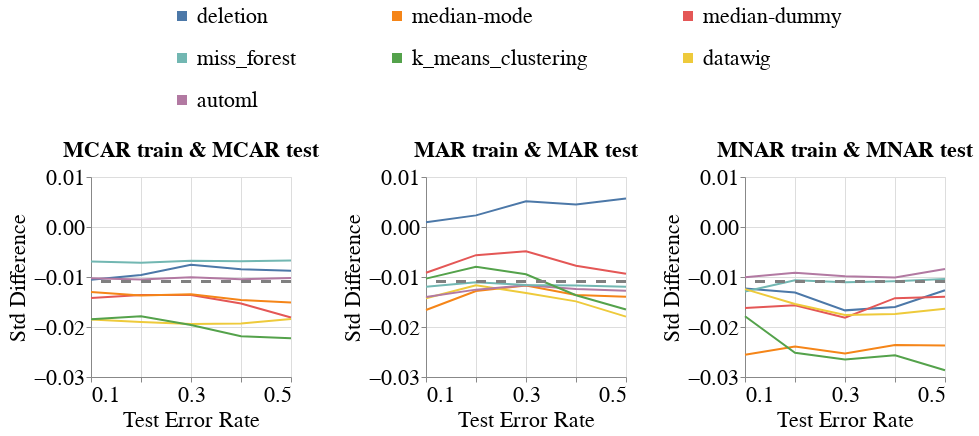

Source (notebook cell):
### Code cell
create_line_bands_for_no_shift(dataset_name=DATASET_NAME,
                               model_name='mlp_clf',
                               metric_name='Std_Difference',
                               db_client=db_client,
                               group=SENSITIVE_ATTR_FOR_DISPARITY_METRICS,
                               with_band=False)

### Figure 1 — Vega-Lite specification as saved in the notebook (floating-point values rounded to 4 significant figures; data arrays with more than 128 entries replaced by an {"elided": "..."} marker saying what was removed)
{"config": {"view": {"continuousWidth": 400, "continuousHeight": 300}, "axis": {"labelFontSize": 22, "labelFontWeight": "normal", "titleFontSize": 22, "titleFontWeight": "normal"}, "legend": {"columns": 3, "direction": "horizontal", "labelFontSize": 22, "labelLimit": 400, "orient": "top", "symbolOffset": 80, "symbolStrokeWidth": 10, "titleAnchor": "middle", "titleFontSize": 22, "titleLimit": 300}, "title": {"fontSize": 22}}, "hconcat": [{"layer": [{"data": {"name": "data-3415d9cd3ccc05855b290ad85ffe6e61"}, "mark": "line", "encoding": {"color": {"field": "Null_Imputer_Name", "sort": ["deletion", "median-mode", "median-dummy", "miss_forest", "k_means_clustering", "datawig", "automl", "boost_clean"], "title": null, "type": "nominal"}, "x": {"axis": {"labelExpr": "(datum.value == 0.1) || (datum.value == 0.3) || (datum.value == 0.5) ? datum.label : ''"}, "field": "Test_Error_Rate", "scale": {"nice": false}, "title": "Test Error Rate", "type": "quantitative"}, "y": {"aggregate": "mean", "field": "Metric_Value", "scale": {"zero": false}, "title": "Std Difference", "type": "quantitative"}}}, {"data": {"name": "data-1e4db61becccbed0714dacfa7ad2999d"}, "mark": {"type": "rule", "strokeDash": [10, 10]}, "encoding": {"color": {"value": "grey"}, "size": {"value": 3}, "y": {"field": "Baseline_Mean", "type": "quantitative"}}}], "height": 200, "title": {"text": "MCAR train & MCAR test", "fontSize": 22}, "width": 200}, {"layer": [{"data": {"name": "data-2b992622f43430ee47a1a14f94479a47"}, "mark": "line", "encoding": {"color": {"field": "Null_Imputer_Name", "sort": ["deletion", "median-mode", "median-dummy", "miss_forest", "k_means_clustering", "datawig", "automl", "boost_clean"], "title": null, "type": "nominal"}, "x": {"axis": {"labelExpr": "(datum.value == 0.1) || (datum.value == 0.3) || (datum.value == 0.5) ? datum.label : ''"}, "field": "Test_Error_Rate", "scale": {"nice": false}, "title": "Test Error Rate", "type": "quantitative"}, "y": {"aggregate": "mean", "field": "Metric_Value", "scale": {"zero": false}, "title": "Std Difference", "type": "quantitative"}}}, {"data": {"name": "data-1e4db61becccbed0714dacfa7ad2999d"}, "mark": {"type": "rule", "strokeDash": [10, 10]}, "encoding": {"color": {"value": "grey"}, "size": {"value": 3}, "y": {"field": "Baseline_Mean", "type": "quantitative"}}}], "height": 200, "title": {"text": "MAR train & MAR test", "fontSize": 22}, "width": 200}, {"layer": [{"data": {"name": "data-183576bedac7bbaae9c63df692ca0905"}, "mark": "line", "encoding": {"color": {"field": "Null_Imputer_Name", "sort": ["deletion", "median-mode", "median-dummy", "miss_forest", "k_means_clustering", "datawig", "automl", "boost_clean"], "title": null, "type": "nominal"}, "x": {"axis": {"labelExpr": "(datum.value == 0.1) || (datum.value == 0.3) || (datum.value == 0.5) ? datum.label : ''"}, "field": "Test_Error_Rate", "scale": {"nice": false}, "title": "Test Error Rate", "type": "quantitative"}, "y": {"aggregate": "mean", "field": "Metric_Value", "scale": {"zero": false}, "title": "Std Difference", "type": "quantitative"}}}, {"data": {"name": "data-1e4db61becccbed0714dacfa7ad2999d"}, "mark": {"type": "rule", "strokeDash": [10, 10]}, "encoding": {"color": {"value": "grey"}, "size": {"value": 3}, "y": {"field": "Baseline_Mean", "type": "quantitative"}}}], "height": 200, "title": {"text": "MNAR train & MNAR test", "fontSize": 22}, "width": 200}], "resolve": {"scale": {"y": "shared"}}, "$schema": "https://vega.github.io/schema/vega-lite/v4.17.0.json", "datasets": {"data-3415d9cd3ccc05855b290ad85ffe6e61": {"elided": "210 records"}, "data-1e4db61becccbed0714dacfa7ad2999d": [{"Baseline_Mean": -0.01089}], "data-2b992622f43430ee47a1a14f94479a47": {"elided": "210 records"}, "data-183576bedac7bbaae9c63df692ca0905": {"elided": "210 records"}}}
